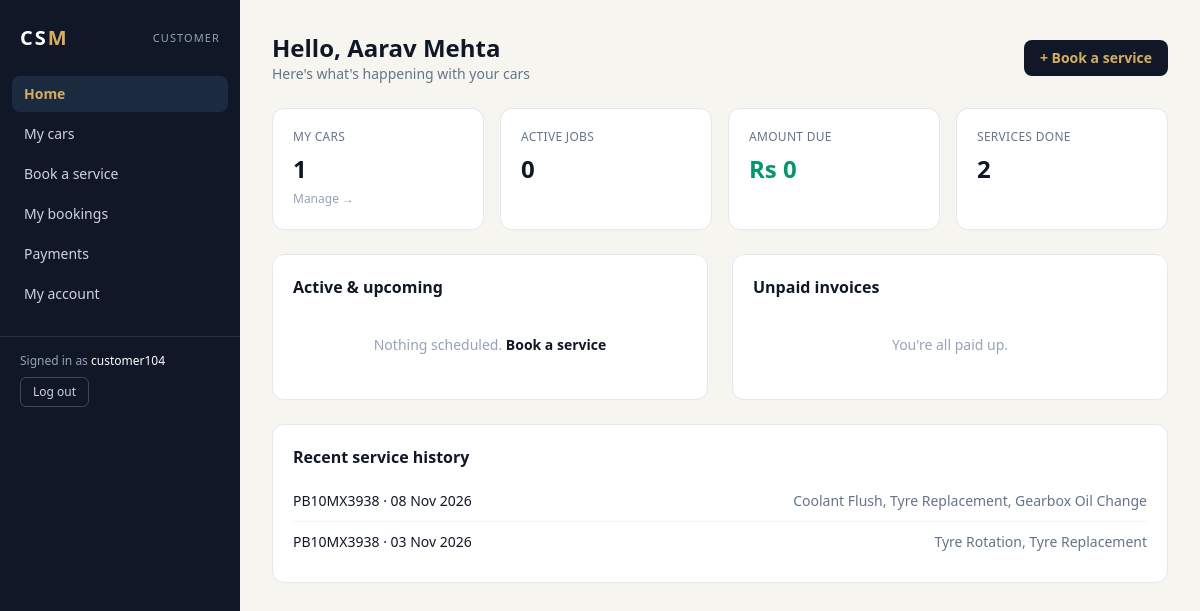
The app's page /portal/ (signed in) with its own data.
### services/models.py (models this page shows, shortened)
class Profile(models.Model):
    ROLE_CHOICES = [('admin', 'Admin / Owner'), ('staff', 'Staff / Receptionist'),
                    ('mechanic', 'Mechanic'), ('customer', 'Customer')]
    user = models.OneToOneField(settings.AUTH_USER_MODEL, on_delete=models.CASCADE, related_name='profile')
    role = models.CharField(max_length=10, choices=ROLE_CHOICES)
    customer = models.OneToOneField(Customer, on_delete=models.CASCADE, null=True, blank=True, related_name='profile')
    mechanic = models.OneToOneField(Mechanic, on_delete=models.CASCADE, null=True, blank=True, related_name='profile')
    class Meta:
        db_table = 'user_profile'
        constraints = [
            models.CheckConstraint(condition=~models.Q(role='customer') | models.Q(customer__isnull=False),
                                   name='profile_customer_needs_customer'),
            models.CheckConstraint(condition=~models.Q(role='mechanic') | models.Q(mechanic__isnull=False),
                                   name='profile_mechanic_needs_mechanic'),
        ]

class Customer(models.Model):
    name = models.CharField(max_length=100)
    phone = models.CharField(max_length=10, unique=True, validators=[phone_validator])
    email = models.EmailField(blank=True)
    address = models.TextField(blank=True)
    city = models.CharField(max_length=60, default='Ludhiana')
    joined_on = models.DateField(default=date.today)
    class Meta:
        db_table = 'customer'
        ordering = ['name']

class Booking(models.Model):
    PENDING, IN_PROGRESS, COMPLETED, CANCELLED = 'Pending', 'In Progress', 'Completed', 'Cancelled'
    STATUS_CHOICES = [(s, s) for s in (PENDING, IN_PROGRESS, COMPLETED, CANCELLED)]
    TRANSITIONS = {
        PENDING: [IN_PROGRESS, CANCELLED],
        IN_PROGRESS: [COMPLETED, CANCELLED],
        COMPLETED: [],
        CANCELLED: [],
    }
    car = models.ForeignKey(Car, on_delete=models.PROTECT, related_name='bookings')
    mechanic = models.ForeignKey(Mechanic, on_delete=models.SET_NULL, null=True, blank=True, related_name='bookings')
    booking_date = models.DateField()
    status = models.CharField(max_length=15, choices=STATUS_CHOICES, default=PENDING)
    odometer_km = models.PositiveIntegerField(null=True, blank=True)
    notes = models.TextField(blank=True)
    class Meta:
        db_table = 'booking'
        ordering = ['-booking_date', '-id']
        indexes = [models.Index(fields=['status']), models.Index(fields=['booking_date'])]
    @property
    def services_total(self):
        return self.service_items.aggregate(t=Sum('price'))['t'] or Decimal('0')
    @property
    def parts_total(self):
        return sum((i.line_total for i in self.part_items.all()), Decimal('0'))
    @property
    def total(self):
        return self.services_total + self.parts_total
    @property
    def paid_total(self):
        return self.payments.filter(status='Confirmed').aggregate(t=Sum('amount'))['t'] or Decimal('0')
    @property
    def balance(self):
        return self.total - self.paid_total
    @property
    def service_summary(self):
        return ", ".join(i.service.name for i in self.service_items.all()) or "-"

class Car(models.Model):
    FUEL_CHOICES = [('Petrol', 'Petrol'), ('Diesel', 'Diesel'), ('CNG', 'CNG'), ('Electric', 'Electric')]
    customer = models.ForeignKey(Customer, on_delete=models.PROTECT, related_name='cars')
    brand = models.CharField(max_length=50)
    model = models.CharField(max_length=50)
    year = models.PositiveSmallIntegerField(
        validators=[MinValueValidator(1990), MaxValueValidator(2100)])
    fuel_type = models.CharField(max_length=10, choices=FUEL_CHOICES, default='Petrol')
    color = models.CharField(max_length=30, blank=True)
    registration_number = models.CharField(max_length=15, unique=True, validators=[reg_validator])
    class Meta:
        db_table = 'car'
        ordering = ['registration_number']
        constraints = [models.CheckConstraint(condition=models.Q(year__gte=1990), name='car_year_gte_1990')]

class BookingService(models.Model):
    booking = models.ForeignKey(Booking, on_delete=models.CASCADE, related_name='service_items')
    service = models.ForeignKey(Service, on_delete=models.PROTECT, related_name='booking_items')
    price = models.DecimalField(max_digits=10, decimal_places=2)
    class Meta:
        db_table = 'booking_service'
        constraints = [models.UniqueConstraint(fields=['booking', 'service'], name='uniq_booking_service')]

class Service(models.Model):
    category = models.ForeignKey(ServiceCategory, on_delete=models.PROTECT, related_name='services')
    name = models.CharField(max_length=100, unique=True)
    description = models.TextField(blank=True)
    price = models.DecimalField(max_digits=10, decimal_places=2, validators=[MinValueValidator(0)])
    duration_minutes = models.PositiveIntegerField(default=60)
    is_active = models.BooleanField(default=True)
    class Meta:
        db_table = 'service'
        ordering = ['category__name', 'name']
        constraints = [models.CheckConstraint(condition=models.Q(price__gte=0), name='service_price_gte_0')]

### services/portal.py (the view)
# urls.py: path('portal/', pt.portal_home, name='portal_home'),
@role_required(*CUSTOMER)
def portal_home(request):
    c = _customer(request)
    mine = Booking.objects.filter(car__customer=c)
    active = mine.filter(status__in=[Booking.PENDING, Booking.IN_PROGRESS]) \
        .select_related('car', 'mechanic').order_by('booking_date')
    unpaid = [b for b in mine.exclude(status=Booking.CANCELLED).select_related('car') if b.balance > 0]
    return render(request, 'portal/home.html', {
        'c': c, 'n_cars': c.cars.count(), 'active': active, 'unpaid': unpaid,
        'dues': sum((b.balance for b in unpaid), Decimal('0')),
        'recent': mine.filter(status=Booking.COMPLETED).select_related('car')[:5],
        'visits': mine.filter(status=Booking.COMPLETED).count(),
    })

### services/access.py (called while the page is built)
def user_role(user):
    if not user.is_authenticated:
        return None
    if user.is_superuser:
        return 'admin'
    profile = getattr(user, 'profile', None)
    if profile is None:
        return None
    if profile.role == 'mechanic' and not profile.mechanic.is_active:
        return None                    # a former employee keeps the record but loses access
    return profile.role

def deny(request, roles):
    if not request.user.is_authenticated:
        return redirect_to_login(request.get_full_path())
    if user_role(request.user) in roles:
        return None
    messages.error(request, "You don't have access to that page.")
    return redirect('after_login')

def role_required(*roles):
    def decorator(view):
        @wraps(view)
        def wrapper(request, *args, **kwargs):
            return deny(request, roles) or view(request, *args, **kwargs)
        return wrapper
    return decorator

### services/context.py (called while the page is built)
def nav(request):
    role = user_role(request.user)
    return {"nav": NAVS.get(role, []), "role": role, "role_label": LABELS.get(role, ''),
            "home_url": HOME.get(role, 'home')}

### services/models.py (called while the page is built)
    @property
    def line_total(self):
        return self.quantity * self.unit_price

### services/portal.py (called while the page is built)
def _customer(request):
    return request.user.profile.customer

### services/templatetags/csm_extras.py (called while the page is built)
@register.filter
def inr(value):
    try:
        return f"Rs {float(value):,.0f}"
    except (TypeError, ValueError):
        return value

### services/templates/portal/home.html (shortened to what this page needs)
{% extends 'services/base.html' %}{% load csm_extras %}
{% block content %}
<div class="mb-6 flex flex-wrap items-center justify-between gap-3">
  <div><h1 class="text-2xl font-bold text-navy">Hello, {{ c.name }}</h1><p class="text-sm text-slate-500">Here's what's happening with your cars</p></div>
  <a href="{% url 'portal_book_new' %}" class="rounded-lg bg-navy px-4 py-2 text-sm font-semibold text-gold hover:bg-navy-light">+ Book a service</a>
</div>
<div class="grid grid-cols-2 gap-4 lg:grid-cols-4">
  <div class="rounded-xl border border-slate-200 bg-white p-5"><div class="text-xs uppercase tracking-wide text-slate-500">My cars</div><div class="mt-2 text-2xl font-bold text-navy">{{ n_cars }}</div><a href="{% url 'portal_cars' %}" class="text-xs text-slate-400 hover:text-navy">Manage &rarr;</a></div>
  <div class="rounded-xl border border-slate-200 bg-white p-5"><div class="text-xs uppercase tracking-wide text-slate-500">Active jobs</div><div class="mt-2 text-2xl font-bold text-navy">{{ active|length }}</div></div>
  <div class="rounded-xl border border-slate-200 bg-white p-5"><div class="text-xs uppercase tracking-wide text-slate-500">Amount due</div><div class="mt-2 text-2xl font-bold {% if dues %}text-rose-600{% else %}text-emerald-600{% endif %}">{{ dues|inr }}</div></div>
  <div class="rounded-xl border border-slate-200 bg-white p-5"><div class="text-xs uppercase tracking-wide text-slate-500">Services done</div><div class="mt-2 text-2xl font-bold text-navy">{{ visits }}</div></div>
</div>
<div class="mt-6 grid gap-6 lg:grid-cols-2">
  <section class="rounded-xl border border-slate-200 bg-white p-5">
    <h2 class="mb-3 font-semibold text-navy">Active &amp; upcoming</h2>
    <ul class="divide-y divide-slate-100 text-sm">
      {% for b in active %}<li class="flex items-center justify-between gap-3 py-2.5">
        <div><a class="font-medium text-navy hover:text-gold" href="{% url 'portal_booking_detail' b.pk %}">{{ b.car.registration_number }}</a><div class="text-xs text-slate-400">{{ b.booking_date|date:"d M Y" }}{% if b.mechanic %} &middot; {{ b.mechanic.name }}{% endif %}</div></div>{{ b.status|pretty }}</li>
      {% empty %}<li class="py-6 text-center text-slate-400">Nothing scheduled. <a href="{% url 'portal_book_new' %}" class="font-semibold text-navy">Book a service</a></li>{% endfor %}
    </ul>
  </section>
  <section class="rounded-xl border border-slate-200 bg-white p-5">
    <h2 class="mb-3 font-semibold text-navy">Unpaid invoices</h2>
    <ul class="divide-y divide-slate-100 text-sm">
      {% for b in unpaid %}<li class="flex items-center justify-between gap-3 py-2.5">
        <div><a class="font-medium text-navy hover:text-gold" href="{% url 'portal_booking_detail' b.pk %}">#{{ b.pk }} &middot; {{ b.car.registration_number }}</a><div class="text-xs text-slate-400">{{ b.booking_date|date:"d M Y" }}</div></div>
        <span class="font-semibold text-rose-600">{{ b.balance|inr }}</span></li>
      {% empty %}<li class="py-6 text-center text-slate-400">You're all paid up.</li>{% endfor %}
    </ul>
  </section>
  <section class="rounded-xl border border-slate-200 bg-white p-5 lg:col-span-2">
    <h2 class="mb-3 font-semibold text-navy">Recent service history</h2>
    <ul class="divide-y divide-slate-100 text-sm">
      {% for b in recent %}<li class="flex justify-between gap-3 py-2.5"><a class="font-medium text-navy hover:text-gold" href="{% url 'portal_booking_detail' b.pk %}">{{ b.car.registration_number }} &middot; {{ b.booking_date|date:"d M Y" }}</a><span class="text-slate-500">{{ b.service_summary }}</span></li>
      {% empty %}<li class="py-6 text-center text-slate-400">No completed services yet.</li>{% endfor %}
    </ul>
  </section>
</div>
{% endblock %}

### services/templates/services/base.html (shortened to what this page needs)
{% load csm_extras %}<!DOCTYPE html>
<html lang="en">
<head>
  <script src="https://cdn.tailwindcss.com"></script>
</head>
<body class="bg-cream text-slate-800 antialiased">
{% with name=request.resolver_match.url_name|default:'' %}
<div class="min-h-screen lg:flex">
  <aside class="bg-navy text-slate-300 lg:w-60 lg:min-h-screen lg:shrink-0">
    <div class="flex items-center justify-between px-5 py-4 lg:py-6">
      <a href="{% url home_url %}" class="text-xl font-extrabold tracking-widest text-white">CS<span class="text-gold">M</span></a>
      <span class="text-[11px] uppercase tracking-widest text-slate-400">{{ role_label }}</span>
    </div>
    <nav class="flex gap-1 overflow-x-auto px-3 pb-3 text-sm lg:flex-col lg:overflow-visible lg:pb-0">
      {% for label, url, key in nav %}
        <a href="{% url url %}"
           class="whitespace-nowrap rounded-lg px-3 py-2 hover:bg-navy-light hover:text-gold
                  {% if key in name %}bg-navy-light text-gold font-semibold{% endif %}">{{ label }}</a>
      {% endfor %}
    </nav>
    <div class="flex items-center justify-between gap-3 border-t border-white/10 px-5 py-3 text-xs lg:mt-6 lg:block lg:py-4">
      <div class="text-slate-400 lg:mb-2">Signed in as <span class="text-white">{{ request.user.username }}</span></div>
      <form method="post" action="{% url 'logout' %}">{% csrf_token %}
        <button class="rounded-md border border-white/20 px-3 py-1.5 hover:border-gold hover:text-gold">Log out</button>
      </form>
    </div>
  </aside>
  <main class="min-w-0 flex-1 px-4 py-6 sm:px-8 lg:py-8">
    {% block content %}{% endblock %}
  </main>
</div>
{% endwith %}
</body>
</html>

### records on screen
Profile: role "CUSTOMER"
Customer: name "Aarav Mehta"
Booking: car.registration_number "PB10MX3938", booking_date "08 Nov 2026", service_summary "Coolant Flush, Tyre Replacement, Gearbox Oil Change"
Booking: car.registration_number "PB10MX3938", booking_date "03 Nov 2026", service_summary "Tyre Rotation, Tyre Replacement"

### other values on screen
{{ label }} "Home" "My cars" "Book a service" "My bookings" "Payments" "My account"
{{ request.user.username }} "customer104"
{{ n_cars }} "1"
{{ active|length }} "0"
{{ dues|inr }} "Rs 0"
{{ visits }} "2"
